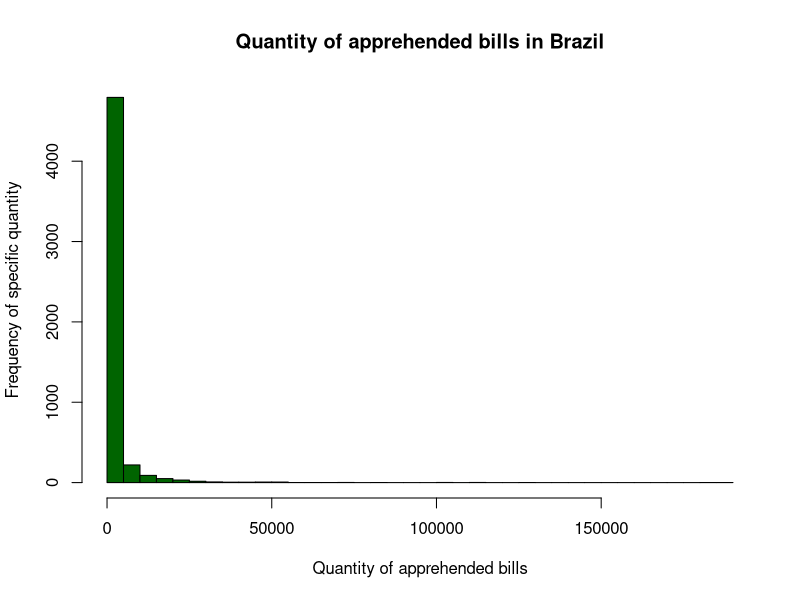
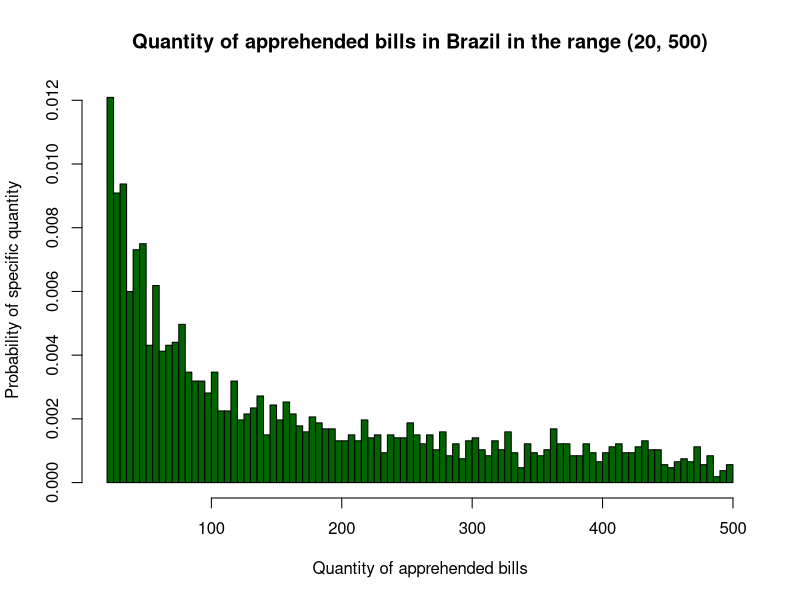
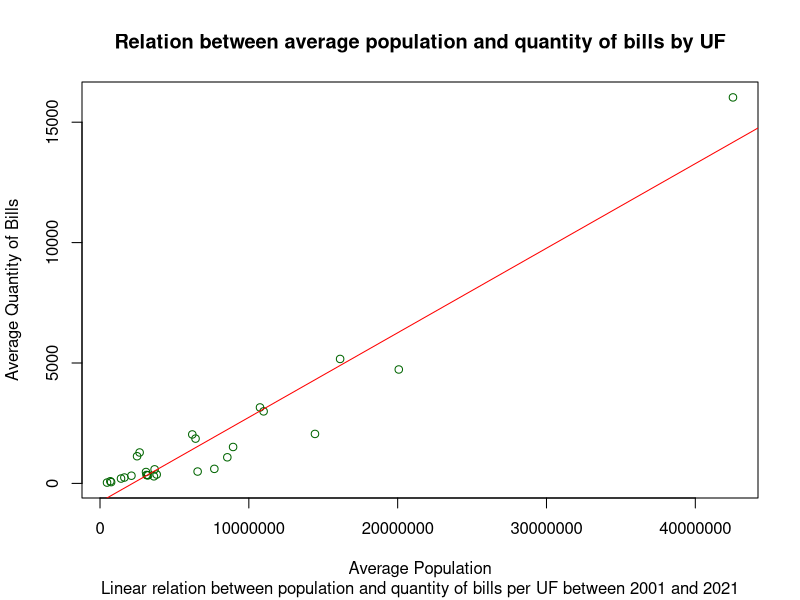

These figures' R source, in order:
## ---- chunk 1
options(scipen=999)
bills <- read.csv("Falsificacao_DadosAbertos.csv")
population <- read.csv("Populacao_por_estado.csv")
## ---- chunk 2
quantity <- bills[bills$Year>2000,"Quantity"]
quantAvg <- round(mean(quantity), 2)
quantSD <- round(sd(quantity), 2)
quantSize <- length(quantity)
quantSp <- bills[bills$Year>2000 & bills$State=="SAO.PAULO","Quantity"]
spAvg <- round(mean(quantSp), 2)
spSD <- round(sd(quantSp), 2)
spSize <- length(quantSp)
popBr <- population[,"BRASIL"]
popSp <- population[,"SAO.PAULO"]
popBrAvg <- as.integer(mean(popBr))
popSpAvg <- as.integer(mean(popSp))
popBrSD <- round(sd(popBr),2)
popSpSD <- round(sd(popSp),2)
ratioPopSp <- round(((popSpAvg/popBrAvg)*100),2)
## ---- chunk 3
hist(quantity, main="Quantity of apprehended bills in Brazil",xlab="Quantity of apprehended bills",ylab="Frequency of specific quantity",breaks=50,col="darkgreen")
smallQuant <- bills[bills$Year>2000 & bills$Quantity>20 & bills$Quantity<500,"Quantity"]
ratioSmQuant <- round(((length(bills[bills$Year>2000 & bills$Quantity<=20,"Quantity"])/length(quantity))*100),2)
ratioLgQuant <- round(((length(bills[bills$Year>2000 & bills$Quantity>=500,"Quantity"])/length(quantity))*100),2)
ratioQuant <- round(((length(bills[bills$Year>2000 & bills$Quantity>20 & bills$Quantity<=500,"Quantity"])/length(quantity))*100),2)
## ---- chunk 4
hist(smallQuant,breaks=100, main="Quantity of apprehended bills in Brazil in the range (20, 500)",xlab="Quantity of apprehended bills",ylab="Probability of specific quantity",col="darkgreen",probability = TRUE)
## ---- chunk 5
popMg <- population[,"MINAS.GERAIS"]
popMgAvg <-as.integer(mean(popMg))
popMgSD <- round(sd(popMg),2)
quantMg <- bills[bills$Year>2000 & bills$State=="MINAS.GERAIS","Quantity"]
quantMgAvg <- round(mean(quantMg),2)
quantMgSD <- round(sd(quantMg),2)

zStar90 <- qnorm(0.95)
SDSpMg <- sqrt((quantMgSD/length(quantMg))+(spSD/length(quantSp)))
intervalLow <- round((spAvg-quantMgAvg)-(zStar90*SDSpMg),3)
intervalHigh <- round((spAvg-quantMgAvg)+(zStar90*SDSpMg),3)
## ---- chunk 6
quantSix <- bills[bills$Year==2006 & bills$State=="SAO.PAULO","Quantity"]
quantSev <- bills[bills$Year==2007 & bills$State=="SAO.PAULO","Quantity"]
quantSixAvg <- mean(quantSix)
quantSevAvg <- mean(quantSev)
quantSixSD <- sd(quantSix)
quantSevSD <- sd(quantSev)
SDSixSev <- sqrt((quantSevSD^2/length(quantSev))+(quantSixSD^2/length(quantSix)))
pValueSixSev <- pt(((quantSixAvg-quantSevAvg)/SDSixSev),length(quantSix)-1)
## ---- chunk 7
spTotal <- bills[bills$Year>2000 & bills$State=="SAO.PAULO","Quantity"]
spTotalAvg <- mean(spTotal)
spTotalSD <- sd(spTotal)
pValueSpAvg <- pnorm((spTotalAvg-quantSixAvg)/sqrt(spTotalSD^2/length(spTotal)))
## ---- chunk 8
stateNames <- c("RONDONIA","ACRE","AMAZONAS","RORAIMA","PARA","AMAPA","TOCANTINS","MARANHAO","PIAUI","CEARA","RIO.GRANDE.DO.NORTE","PARAIBA","PERNAMBUCO","ALAGOAS","SERGIPE","BAHIA","MINAS.GERAIS","ESPIRITO.SANTO","RIO.DE.JANEIRO","SAO.PAULO","PARANA","SANTA.CATARINA","RIO.GRANDE.DO.SUL","MATO.GROSSO.DO.SUL","MATO.GROSSO","GOIAS","DISTRITO.FEDERAL")
quantStateAvg <- c()
popStateAvg <- c()
for (i in stateNames){
  quantStateAvg <- c(quantStateAvg,mean(bills[bills$Year>2000 & bills$State==i,"Quantity"]))
  popStateAvg <- c(popStateAvg,mean(population[population$YEAR>2000,i]))
}
stateAvg <- data.frame(stateNames,quantStateAvg,popStateAvg)
rel <- lm(stateAvg$quantStateAvg ~ stateAvg$popStateAvg)
plot(stateAvg$popStateAvg,stateAvg$quantStateAvg,main="Relation between average population and quantity of bills by UF",sub="Linear relation between population and quantity of bills per UF between 2001 and 2021",xlab="Average Population",ylab="Average Quantity of Bills",col="darkgreen")
abline(rel,col="red")
